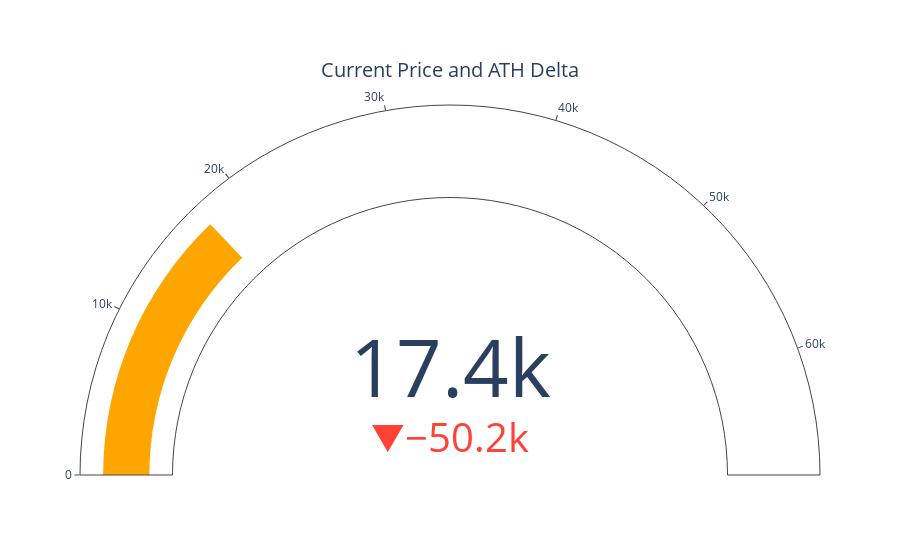

Source (notebook cell):
### Code cell
import plotly.graph_objects as go

fig = go.Figure(go.Indicator(
    domain = {'x': [0, 1], 'y': [0, 1]},
    value = df.price.iloc[-1],
    mode = "gauge+number+delta",
    title = {'text': "Current Price and ATH Delta"},
    delta = {'reference': df.price[df['price']==df.price.max()].tolist()[0]},
    gauge = {'axis': {'range': [None, df.price[df['price']==df.price.max()].tolist()[0]]},
    'bar': {'color': "orange"}}))

fig.show()
fig.write_html("../static/priceath.html")

### Figure 1 — Plotly figure (JSON) as saved in the notebook; plotly's stock layout.template omitted (floating-point values rounded to 4 significant figures)
{"data": [{"delta": {"reference": 67530.0}, "domain": {"x": [0, 1], "y": [0, 1]}, "gauge": {"axis": {"range": [null, 67530.0]}, "bar": {"color": "orange"}}, "mode": "gauge+number+delta", "title": {"text": "Current Price and ATH Delta"}, "type": "indicator", "value": 17360.0}], "layout": {}}
